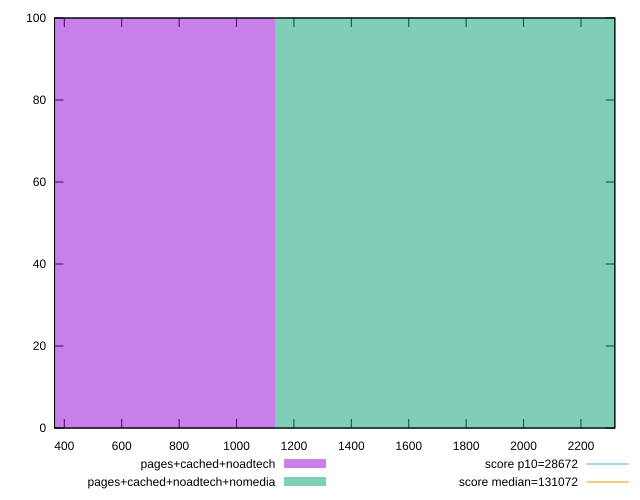

The gnuplot source for this figure:
reset

$pagesCachedNoadtech <<EOF
0 100
EOF

$pagesCachedNoadtechNomedia <<EOF
2269.3991743854326 100
EOF

set key outside below
set boxwidth 2269.3991743854326
set xrange [366:2318]
set yrange [0:100]
set trange [0:100]
set style fill transparent solid 0.5 noborder

set parametric
set terminal svg size 640, 500 enhanced background rgb 'white'
set output "report_00011_2021-02-09T10:53:21.242Z/uses-long-cache-ttl/comparison/histogram/2_vs_3.svg"

plot $pagesCachedNoadtech title "pages+cached+noadtech" with boxes, \
     $pagesCachedNoadtechNomedia title "pages+cached+noadtech+nomedia" with boxes, \
     28672,t title "score p10=28672", \
     131072,t title "score median=131072"

reset
